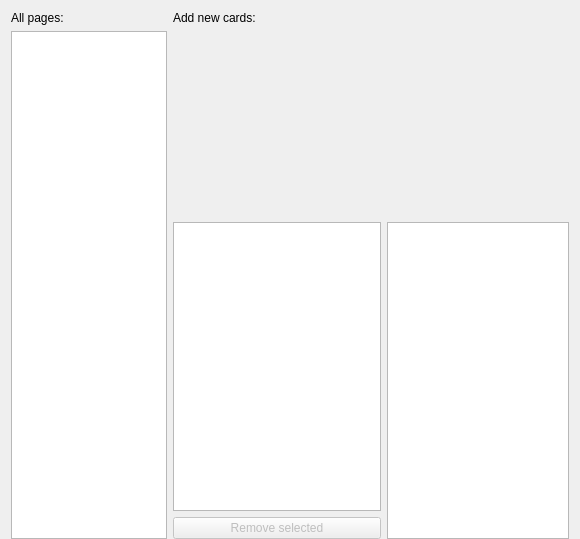
<?xml version="1.0" encoding="UTF-8"?>
<ui version="4.0">
 <class>central_widget</class>
 <widget class="QWidget" name="central_widget">
  <property name="geometry">
   <rect>
    <x>0</x>
    <y>0</y>
    <width>580</width>
    <height>539</height>
   </rect>
  </property>
  <layout class="QGridLayout" name="gridLayout">
   <property name="bottomMargin">
    <number>0</number>
   </property>
   <item row="5" column="3" rowspan="3">
    <widget class="PageRenderer" name="page_renderer">
     <property name="sizePolicy">
      <sizepolicy hsizetype="Expanding" vsizetype="Expanding">
       <horstretch>7</horstretch>
       <verstretch>10</verstretch>
      </sizepolicy>
     </property>
     <property name="acceptDrops">
      <bool>false</bool>
     </property>
     <property name="renderHints">
      <set>QPainter::Antialiasing|QPainter::HighQualityAntialiasing</set>
     </property>
    </widget>
   </item>
   <item row="1" column="0" rowspan="7" colspan="2">
    <widget class="QListView" name="document_view">
     <property name="sizePolicy">
      <sizepolicy hsizetype="Expanding" vsizetype="Expanding">
       <horstretch>3</horstretch>
       <verstretch>0</verstretch>
      </sizepolicy>
     </property>
     <property name="alternatingRowColors">
      <bool>true</bool>
     </property>
     <property name="selectionMode">
      <enum>QAbstractItemView::SingleSelection</enum>
     </property>
     <property name="selectionBehavior">
      <enum>QAbstractItemView::SelectRows</enum>
     </property>
    </widget>
   </item>
   <item row="7" column="2">
    <widget class="QPushButton" name="delete_selected_images_button">
     <property name="enabled">
      <bool>false</bool>
     </property>
     <property name="text">
      <string>Remove selected</string>
     </property>
     <property name="icon">
      <iconset theme="edit-delete"/>
     </property>
    </widget>
   </item>
   <item row="5" column="2" rowspan="2">
    <widget class="QTableView" name="page_card_table_view">
     <property name="sizePolicy">
      <sizepolicy hsizetype="Expanding" vsizetype="Expanding">
       <horstretch>8</horstretch>
       <verstretch>10</verstretch>
      </sizepolicy>
     </property>
     <property name="lineWidth">
      <number>0</number>
     </property>
     <property name="alternatingRowColors">
      <bool>true</bool>
     </property>
     <property name="selectionMode">
      <enum>QAbstractItemView::MultiSelection</enum>
     </property>
     <property name="selectionBehavior">
      <enum>QAbstractItemView::SelectRows</enum>
     </property>
     <attribute name="verticalHeaderVisible">
      <bool>false</bool>
     </attribute>
    </widget>
   </item>
   <item row="1" column="2" rowspan="2" colspan="2">
    <widget class="HorizontalAddCardWidget" name="add_card_widget" native="true">
     <property name="sizePolicy">
      <sizepolicy hsizetype="Expanding" vsizetype="Expanding">
       <horstretch>7</horstretch>
       <verstretch>6</verstretch>
      </sizepolicy>
     </property>
    </widget>
   </item>
   <item row="0" column="0" colspan="2">
    <widget class="QLabel" name="document_view_label">
     <property name="text">
      <string>All pages:</string>
     </property>
    </widget>
   </item>
   <item row="0" column="2" colspan="2">
    <widget class="QLabel" name="add_card_widget_label">
     <property name="text">
      <string>Add new cards:</string>
     </property>
    </widget>
   </item>
  </layout>
 </widget>
 <customwidgets>
  <customwidget>
   <class>HorizontalAddCardWidget</class>
   <extends>QWidget</extends>
   <header>mtg_proxy_printer.ui.add_card</header>
   <container>1</container>
  </customwidget>
  <customwidget>
   <class>PageRenderer</class>
   <extends>QGraphicsView</extends>
   <header>mtg_proxy_printer.ui.page_renderer</header>
   <slots>
    <slot>on_resize_event_triggered()</slot>
   </slots>
  </customwidget>
 </customwidgets>
 <resources/>
 <connections/>
</ui>
